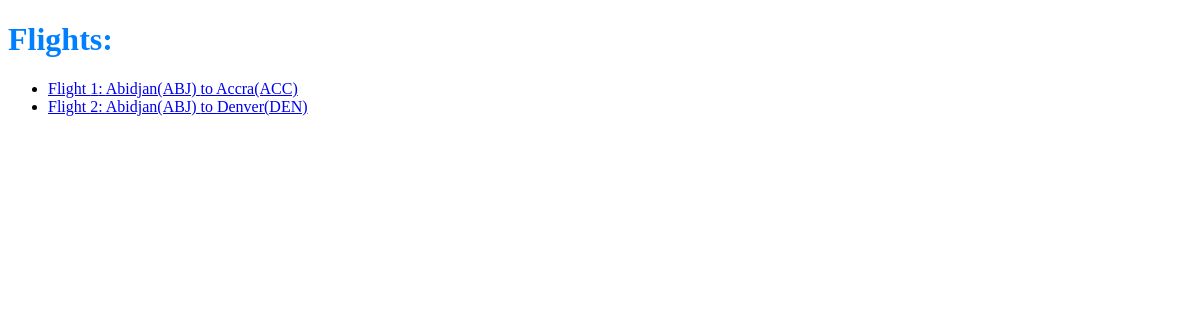
/flights/, run on an earlier commit of the app's database.
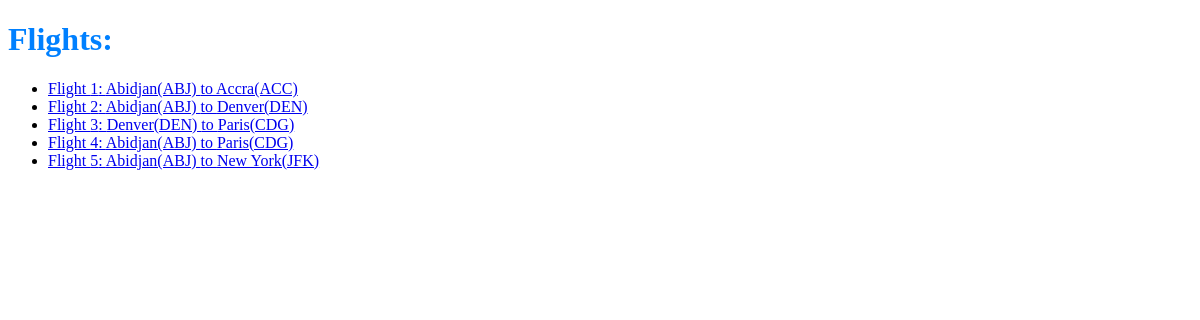
And on a later commit of the database.
### flights/models.py (models this page shows, shortened)
class Flight(models.Model):
    origin = models.ForeignKey(Airport, on_delete=models.CASCADE, related_name='departures')
    destination = models.ForeignKey(Airport, on_delete=models.CASCADE, related_name='arrivals')
    duration = models.IntegerField()
    number = models.CharField(max_length=10)

class Airport(models.Model):
    country = models.CharField(max_length=64)
    city = models.CharField(max_length=64)
    code = models.CharField(max_length=3)
    def __str__(self):
        return f"{self.city}({self.code})"

### flights/views.py (the view)
# urls.py: path("",views.index, name='index'),
def index(request):
    return render(request, "flights/index.html", context={'flights': Flight.objects.all()})

### flights/templates/flights/index.html
{% extends "flights/base.html" %}
{% block content %}
<h1>Flights:</h1>
    <ul>
        {% for flight in flights %}
            <li>
                <a href="{% url 'single_flight' flight.id %}">Flight {{flight.id}}: {{flight.origin}} to {{flight.destination}}</a>
            </li>
        {% endfor %}
    </ul>
{% endblock %}

### flights/templates/flights/base.html (shortened to what this page needs)
{% load static %}
<!DOCTYPE html>
<html lang="en">
{% block head%}
    <head>
        <link rel="stylesheet" href="{% static '/flights/css/styles.css' %}">
    </head>
{% endblock %}
<body>
    {% block content %}
    {% endblock %}
</body>
</html>

### flights/static/flights/css/styles.css (style rules this page uses)
h1 { color: rgb(0, 128, 255); }

What changed in the data, as far as the page shows it:
added Flight: id "3", origin "Denver(DEN)", destination "Paris(CDG)"
added Flight: id "4", origin "Abidjan(ABJ)", destination "Paris(CDG)"
added Flight: id "5", origin "Abidjan(ABJ)", destination "New York(JFK)"
